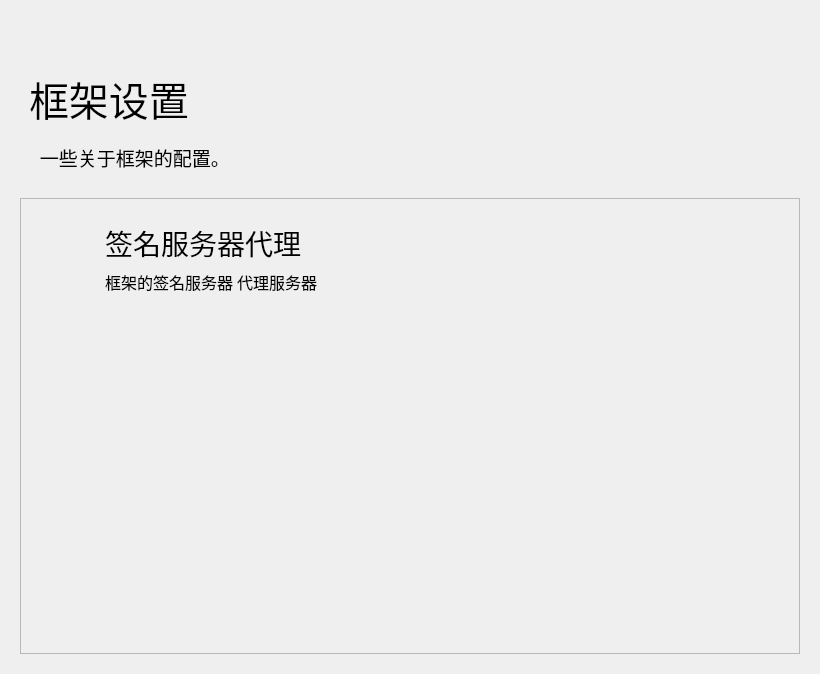
<?xml version="1.0" encoding="UTF-8"?>
<ui version="4.0">
 <class>Form</class>
 <widget class="QWidget" name="Form">
  <property name="geometry">
   <rect>
    <x>0</x>
    <y>0</y>
    <width>820</width>
    <height>674</height>
   </rect>
  </property>
  <property name="minimumSize">
   <size>
    <width>650</width>
    <height>465</height>
   </size>
  </property>
  <property name="windowTitle">
   <string>林浅月 - 设置框架</string>
  </property>
  <layout class="QHBoxLayout" name="horizontalLayout">
   <item>
    <widget class="PopUpAniStackedWidget" name="PopUpAniStackedWidget">
     <property name="minimumSize">
      <size>
       <width>0</width>
       <height>0</height>
      </size>
     </property>
     <widget class="QWidget" name="page">
      <layout class="QVBoxLayout" name="verticalLayout">
       <item>
        <spacer name="spacer">
         <property name="orientation">
          <enum>Qt::Vertical</enum>
         </property>
         <property name="sizeType">
          <enum>QSizePolicy::Fixed</enum>
         </property>
         <property name="sizeHint" stdset="0">
          <size>
           <width>20</width>
           <height>40</height>
          </size>
         </property>
        </spacer>
       </item>
       <item>
        <widget class="QWidget" name="widget" native="true">
         <property name="maximumSize">
          <size>
           <width>16777215</width>
           <height>88</height>
          </size>
         </property>
         <layout class="QHBoxLayout" name="horizontalLayout_2">
          <item>
           <widget class="LargeTitleLabel" name="LargeTitleLabel">
            <property name="font">
             <font>
              <family>HarmonyOS Sans SC Medium</family>
              <pointsize>30</pointsize>
              <bold>false</bold>
             </font>
            </property>
            <property name="text">
             <string>框架设置</string>
            </property>
           </widget>
          </item>
         </layout>
        </widget>
       </item>
       <item>
        <widget class="SubtitleLabel" name="SubtitleLabel_5">
         <property name="font">
          <font>
           <family>HarmonyOS Sans SC Medium</family>
           <pointsize>14</pointsize>
           <bold>false</bold>
          </font>
         </property>
         <property name="text">
          <string>    一些关于框架的配置。</string>
         </property>
         <property name="wordWrap">
          <bool>true</bool>
         </property>
        </widget>
       </item>
       <item>
        <spacer name="verticalSpacer_32">
         <property name="orientation">
          <enum>Qt::Vertical</enum>
         </property>
         <property name="sizeType">
          <enum>QSizePolicy::Fixed</enum>
         </property>
         <property name="sizeHint" stdset="0">
          <size>
           <width>20</width>
           <height>20</height>
          </size>
         </property>
        </spacer>
       </item>
       <item>
        <widget class="SmoothScrollArea" name="SmoothScrollArea">
         <property name="frameShadow">
          <enum>QFrame::Raised</enum>
         </property>
         <property name="widgetResizable">
          <bool>true</bool>
         </property>
         <widget class="QWidget" name="scrollAreaWidgetContents">
          <property name="geometry">
           <rect>
            <x>0</x>
            <y>0</y>
            <width>782</width>
            <height>454</height>
           </rect>
          </property>
          <layout class="QVBoxLayout" name="verticalLayout_2">
           <item>
            <layout class="QGridLayout" name="gridLayout">
             <item row="0" column="0">
              <widget class="CardWidget" name="Edit_Icon_Settings_2">
               <property name="maximumSize">
                <size>
                 <width>16777215</width>
                 <height>100</height>
                </size>
               </property>
               <layout class="QHBoxLayout" name="horizontalLayout_4">
                <item>
                 <spacer name="horizontalSpacer_7">
                  <property name="orientation">
                   <enum>Qt::Horizontal</enum>
                  </property>
                  <property name="sizeType">
                   <enum>QSizePolicy::Fixed</enum>
                  </property>
                  <property name="sizeHint" stdset="0">
                   <size>
                    <width>10</width>
                    <height>20</height>
                   </size>
                  </property>
                 </spacer>
                </item>
                <item>
                 <widget class="IconWidget" name="IconWidget_3">
                  <property name="enabled">
                   <bool>true</bool>
                  </property>
                  <property name="minimumSize">
                   <size>
                    <width>40</width>
                    <height>40</height>
                   </size>
                  </property>
                  <property name="maximumSize">
                   <size>
                    <width>40</width>
                    <height>40</height>
                   </size>
                  </property>
                 </widget>
                </item>
                <item>
                 <spacer name="horizontalSpacer_8">
                  <property name="orientation">
                   <enum>Qt::Horizontal</enum>
                  </property>
                  <property name="sizeType">
                   <enum>QSizePolicy::Fixed</enum>
                  </property>
                  <property name="sizeHint" stdset="0">
                   <size>
                    <width>10</width>
                    <height>20</height>
                   </size>
                  </property>
                 </spacer>
                </item>
                <item>
                 <layout class="QVBoxLayout" name="verticalLayout_4">
                  <item>
                   <spacer name="verticalSpacer_28">
                    <property name="orientation">
                     <enum>Qt::Vertical</enum>
                    </property>
                    <property name="sizeType">
                     <enum>QSizePolicy::Expanding</enum>
                    </property>
                    <property name="sizeHint" stdset="0">
                     <size>
                      <width>20</width>
                      <height>5</height>
                     </size>
                    </property>
                   </spacer>
                  </item>
                  <item>
                   <widget class="TitleLabel" name="TitleLabel_3">
                    <property name="maximumSize">
                     <size>
                      <width>16777215</width>
                      <height>50</height>
                     </size>
                    </property>
                    <property name="font">
                     <font>
                      <family>HarmonyOS Sans SC</family>
                      <pointsize>21</pointsize>
                      <bold>false</bold>
                     </font>
                    </property>
                    <property name="text">
                     <string>签名服务器代理</string>
                    </property>
                   </widget>
                  </item>
                  <item>
                   <widget class="SubtitleLabel" name="SubtitleLabel_3">
                    <property name="font">
                     <font>
                      <family>HarmonyOS Sans SC</family>
                      <pointsize>12</pointsize>
                      <bold>false</bold>
                     </font>
                    </property>
                    <property name="text">
                     <string>框架的签名服务器 代理服务器</string>
                    </property>
                    <property name="textFormat">
                     <enum>Qt::AutoText</enum>
                    </property>
                    <property name="scaledContents">
                     <bool>false</bool>
                    </property>
                    <property name="wordWrap">
                     <bool>true</bool>
                    </property>
                   </widget>
                  </item>
                  <item>
                   <spacer name="verticalSpacer_29">
                    <property name="orientation">
                     <enum>Qt::Vertical</enum>
                    </property>
                    <property name="sizeType">
                     <enum>QSizePolicy::Expanding</enum>
                    </property>
                    <property name="sizeHint" stdset="0">
                     <size>
                      <width>20</width>
                      <height>5</height>
                     </size>
                    </property>
                   </spacer>
                  </item>
                 </layout>
                </item>
                <item>
                 <widget class="SplitPushButton" name="SplitPushButton">
                  <property name="text_" stdset="0">
                   <string>Mirror - hk &gt; cloudflare</string>
                  </property>
                 </widget>
                </item>
                <item>
                 <spacer name="horizontalSpacer_12">
                  <property name="orientation">
                   <enum>Qt::Horizontal</enum>
                  </property>
                  <property name="sizeType">
                   <enum>QSizePolicy::Fixed</enum>
                  </property>
                  <property name="sizeHint" stdset="0">
                   <size>
                    <width>10</width>
                    <height>20</height>
                   </size>
                  </property>
                 </spacer>
                </item>
               </layout>
              </widget>
             </item>
             <item row="2" column="0">
              <spacer name="verticalSpacer">
               <property name="orientation">
                <enum>Qt::Vertical</enum>
               </property>
               <property name="sizeHint" stdset="0">
                <size>
                 <width>20</width>
                 <height>40</height>
                </size>
               </property>
              </spacer>
             </item>
            </layout>
           </item>
          </layout>
         </widget>
        </widget>
       </item>
      </layout>
     </widget>
    </widget>
   </item>
  </layout>
 </widget>
 <customwidgets>
  <customwidget>
   <class>SplitPushButton</class>
   <extends>QWidget</extends>
   <header>qfluentwidgets</header>
  </customwidget>
  <customwidget>
   <class>IconWidget</class>
   <extends>QWidget</extends>
   <header>qfluentwidgets</header>
  </customwidget>
  <customwidget>
   <class>CardWidget</class>
   <extends>QFrame</extends>
   <header>qfluentwidgets</header>
   <container>1</container>
  </customwidget>
  <customwidget>
   <class>SmoothScrollArea</class>
   <extends>QScrollArea</extends>
   <header>qfluentwidgets</header>
   <container>1</container>
  </customwidget>
  <customwidget>
   <class>PopUpAniStackedWidget</class>
   <extends>QStackedWidget</extends>
   <header>qfluentwidgets</header>
   <container>1</container>
  </customwidget>
  <customwidget>
   <class>SubtitleLabel</class>
   <extends>QLabel</extends>
   <header>qfluentwidgets</header>
  </customwidget>
  <customwidget>
   <class>TitleLabel</class>
   <extends>QLabel</extends>
   <header>qfluentwidgets</header>
  </customwidget>
  <customwidget>
   <class>LargeTitleLabel</class>
   <extends>QLabel</extends>
   <header>qfluentwidgets</header>
  </customwidget>
 </customwidgets>
 <resources>
  <include location="JianerSetupWizard.qrc"/>
 </resources>
 <connections/>
</ui>
